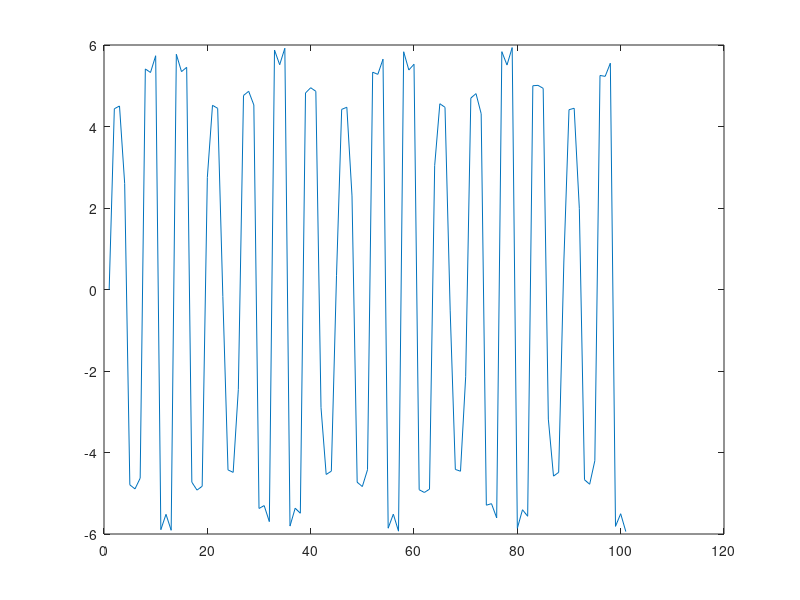

Source code (MATLAB):
n = input("Ingresar número de armonicos: ")
V = 5;
T = 0.5;
w = 2*pi*(1/0.5);

armonicos = 0:1:n;
results = zeros(1, 100, 'double');
for t= 0:100
    y = 0;
    for armonico= 1:2:n
        y = y + ((4*V)/(armonico*pi))*sin(armonico*t);
    end
    results(t+1) = y;
end

plot(results)